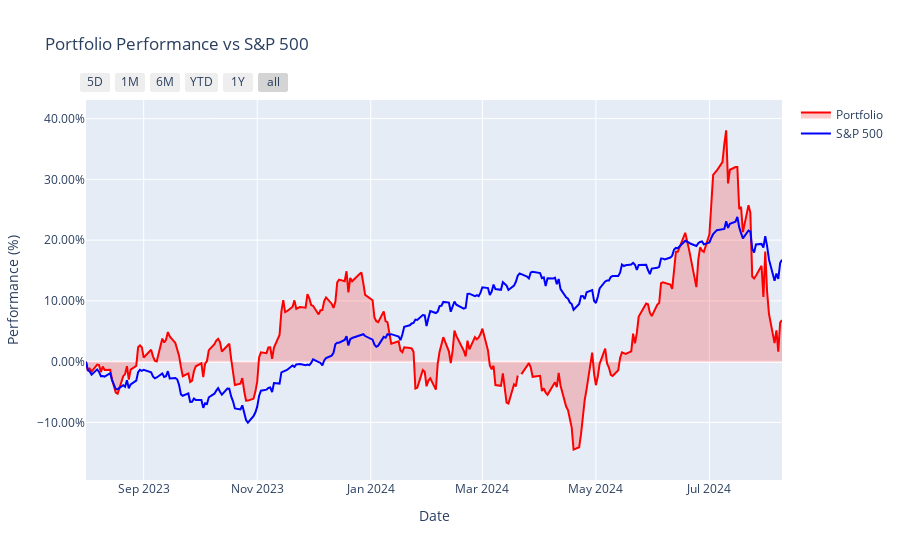

Source (notebook cell):
### Code cell
plot_portfolio_growth(portfolio_data)

### Figure 1 — Plotly figure (JSON) as saved in the notebook; plotly's stock layout.template omitted (floating-point values rounded to 4 significant figures; data arrays with more than 128 entries replaced by an {"elided": "..."} marker saying what was removed)
{"data": [{"fill": "tozeroy", "fillcolor": "rgba(255,0,0,0.2)", "line": {"color": "red", "width": 2}, "name": "Portfolio", "type": "scatter", "x": {"elided": "259 str values"}, "y": {"elided": "259 float values"}}, {"line": {"color": "blue", "width": 2}, "name": "S&P 500", "type": "scatter", "x": {"elided": "259 str values"}, "y": {"elided": "259 float values"}}], "layout": {"hovermode": "x unified", "showlegend": true, "title": {"text": "Portfolio Performance vs S&P 500"}, "xaxis": {"rangeselector": {"buttons": [{"count": 5, "label": "5D", "step": "day", "stepmode": "backward"}, {"count": 1, "label": "1M", "step": "month", "stepmode": "backward"}, {"count": 6, "label": "6M", "step": "month", "stepmode": "backward"}, {"count": 1, "label": "YTD", "step": "year", "stepmode": "todate"}, {"count": 1, "label": "1Y", "step": "year", "stepmode": "backward"}, {"step": "all"}]}, "rangeslider": {"visible": false}, "title": {"text": "Date"}}, "yaxis": {"range": [-19.48, 43.07], "tickformat": ".2f", "ticksuffix": "%", "title": {"text": "Performance (%)"}}}}
